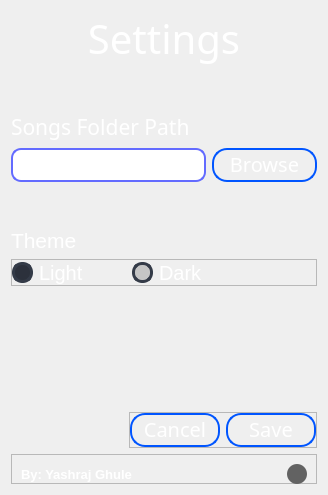
      <widget class="QWidget" name="settings_page">
       <layout class="QGridLayout" name="gridLayout_4">
        <item row="1" column="0" colspan="4">
         <spacer name="verticalSpacer_6">
          <property name="orientation">
           <enum>Qt::Vertical</enum>
          </property>
          <property name="sizeHint" stdset="0">
           <size>
            <width>20</width>
            <height>40</height>
           </size>
          </property>
         </spacer>
        </item>
        <item row="15" column="2" colspan="2">
         <widget class="QFrame" name="frame_2">
          <property name="frameShape">
           <enum>QFrame::StyledPanel</enum>
          </property>
          <property name="frameShadow">
           <enum>QFrame::Raised</enum>
          </property>
          <layout class="QHBoxLayout" name="horizontalLayout_4">
           <property name="leftMargin">
            <number>0</number>
           </property>
           <property name="topMargin">
            <number>0</number>
           </property>
           <property name="rightMargin">
            <number>0</number>
           </property>
           <property name="bottomMargin">
            <number>0</number>
           </property>
           <item>
            <widget class="QPushButton" name="cancel">
             <property name="minimumSize">
              <size>
               <width>90</width>
               <height>0</height>
              </size>
             </property>
             <property name="font">
              <font>
               <family>Segoe UI Semilight</family>
               <pointsize>15</pointsize>
              </font>
             </property>
             <property name="styleSheet">
              <string notr="true">QPushButton{
	border:2px solid rgb(0, 85, 255);
	border-radius:15px;	
	color: rgb(255, 255, 255);
	padding-bottom:2px;
}
QPushButton:hover{
	border:2px solid rgb(46, 164, 255)
}
QPushButton:pressed{
	border:2px solid rgb(162, 255, 185)
}</string>
             </property>
             <property name="text">
              <string>Cancel</string>
             </property>
            </widget>
           </item>
           <item>
            <widget class="QPushButton" name="save">
             <property name="minimumSize">
              <size>
               <width>90</width>
               <height>0</height>
              </size>
             </property>
             <property name="font">
              <font>
               <family>Segoe UI Semilight</family>
               <pointsize>15</pointsize>
              </font>
             </property>
             <property name="styleSheet">
              <string notr="true">QPushButton{
	border:2px solid rgb(0, 85, 255);
	border-radius:15px;	
	color: rgb(255, 255, 255);
	padding-bottom:2px;
}
QPushButton:hover{
	border:2px solid rgb(46, 164, 255)
}
QPushButton:pressed{
	border:2px solid rgb(162, 255, 185)
}</string>
             </property>
             <property name="text">
              <string>Save</string>
             </property>
            </widget>
           </item>
          </layout>
         </widget>
        </item>
        <item row="4" column="0" colspan="4">
         <spacer name="verticalSpacer_9">
          <property name="orientation">
           <enum>Qt::Vertical</enum>
          </property>
          <property name="sizeHint" stdset="0">
           <size>
            <width>20</width>
            <height>40</height>
           </size>
          </property>
         </spacer>
        </item>
        <item row="3" column="0" colspan="3">
         <widget class="QLineEdit" name="dir">
          <property name="font">
           <font>
            <family>Segoe UI Semilight</family>
            <pointsize>15</pointsize>
           </font>
          </property>
          <property name="styleSheet">
           <string notr="true">QLineEdit{
	color: rgb(255, 255, 255);
	border-radius:10px;
	border:2px solid rgb(99, 107, 255)
}
QLineEdit:hover{
	border:2px solid rgb(46, 164, 255)
}
QLineEdit:focus{
	border:2px solid rgb(162, 255, 185)
}</string>
          </property>
          <property name="text">
           <string>C:/Users/Admin</string>
          </property>
         </widget>
        </item>
        <item row="14" column="0" colspan="4">
         <spacer name="verticalSpacer_5">
          <property name="orientation">
           <enum>Qt::Vertical</enum>
          </property>
          <property name="sizeHint" stdset="0">
           <size>
            <width>20</width>
            <height>40</height>
           </size>
          </property>
         </spacer>
        </item>
        <item row="12" column="0" colspan="4">
         <spacer name="verticalSpacer_7">
          <property name="orientation">
           <enum>Qt::Vertical</enum>
          </property>
          <property name="sizeHint" stdset="0">
           <size>
            <width>20</width>
            <height>40</height>
           </size>
          </property>
         </spacer>
        </item>
        <item row="5" column="0" colspan="4">
         <widget class="QLabel" name="label_2">
          <property name="font">
           <font>
            <pointsize>16</pointsize>
           </font>
          </property>
          <property name="styleSheet">
           <string notr="true">color: rgb(255, 255, 255);</string>
          </property>
          <property name="text">
           <string>Theme</string>
          </property>
         </widget>
        </item>
        <item row="8" column="0" colspan="4">
         <spacer name="verticalSpacer_8">
          <property name="orientation">
           <enum>Qt::Vertical</enum>
          </property>
          <property name="sizeHint" stdset="0">
           <size>
            <width>20</width>
            <height>40</height>
           </size>
          </property>
         </spacer>
        </item>
        <item row="0" column="0" colspan="4">
         <widget class="QLabel" name="label_3">
          <property name="font">
           <font>
            <family>Nirmala UI Semilight</family>
            <pointsize>30</pointsize>
           </font>
          </property>
          <property name="styleSheet">
           <string notr="true">color: rgb(255, 255, 255);</string>
          </property>
          <property name="text">
           <string>Settings</string>
          </property>
          <property name="alignment">
           <set>Qt::AlignCenter</set>
          </property>
         </widget>
        </item>
        <item row="6" column="0" colspan="4">
         <widget class="QFrame" name="frame_4">
          <property name="frameShape">
           <enum>QFrame::StyledPanel</enum>
          </property>
          <property name="frameShadow">
           <enum>QFrame::Raised</enum>
          </property>
          <layout class="QHBoxLayout" name="horizontalLayout_6">
           <property name="spacing">
            <number>0</number>
           </property>
           <property name="leftMargin">
            <number>0</number>
           </property>
           <property name="topMargin">
            <number>0</number>
           </property>
           <property name="rightMargin">
            <number>0</number>
           </property>
           <property name="bottomMargin">
            <number>0</number>
           </property>
           <item>
            <widget class="QRadioButton" name="light">
             <property name="maximumSize">
              <size>
               <width>120</width>
               <height>16777215</height>
              </size>
             </property>
             <property name="font">
              <font>
               <pointsize>15</pointsize>
              </font>
             </property>
             <property name="styleSheet">
              <string notr="true">QRadioButton{
	color: rgb(255, 255, 255);
}
QRadioButton::indicator {
    border: 3px solid rgb(52, 59, 72);
	width: 15px;
	color: rgb(255, 255, 255);
	height: 15px;
	border-radius: 10px;
    background: rgb(44, 49, 60);
}
QRadioButton::indicator:hover {
    border: 3px solid rgb(58, 66, 81);
}
QRadioButton::indicator:checked {
    background: 3px solid rgb(197, 197, 197);
	border: 3px solid rgb(52, 59, 72);	
}
</string>
             </property>
             <property name="text">
              <string>Light</string>
             </property>
            </widget>
           </item>
           <item>
            <widget class="QRadioButton" name="dark">
             <property name="font">
              <font>
               <pointsize>15</pointsize>
              </font>
             </property>
             <property name="styleSheet">
              <string notr="true">QRadioButton{
	color: rgb(255, 255, 255);
}
QRadioButton::indicator {
    border: 3px solid rgb(52, 59, 72);
	width: 15px;
	color: rgb(255, 255, 255);
	height: 15px;
	border-radius: 10px;
    background: rgb(44, 49, 60);
}
QRadioButton::indicator:hover {
    border: 3px solid rgb(58, 66, 81);
}
QRadioButton::indicator:checked {
    background: 3px solid rgb(197, 197, 197);
	border: 3px solid rgb(52, 59, 72);	
}
</string>
             </property>
             <property name="text">
              <string>Dark</string>
             </property>
             <property name="checked">
              <bool>true</bool>
             </property>
            </widget>
           </item>
          </layout>
         </widget>
        </item>
        <item row="15" column="0" colspan="2">
         <spacer name="horizontalSpacer_2">
          <property name="orientation">
           <enum>Qt::Horizontal</enum>
          </property>
          <property name="sizeHint" stdset="0">
           <size>
            <width>40</width>
            <height>20</height>
           </size>
          </property>
         </spacer>
        </item>
        <item row="2" column="0" colspan="4">
         <widget class="QLabel" name="label_5">
          <property name="font">
           <font>
            <family>Segoe MDL2 Assets</family>
            <pointsize>16</pointsize>
           </font>
          </property>
          <property name="styleSheet">
           <string notr="true">color: rgb(255, 255, 255);</string>
          </property>
          <property name="text">
           <string>Songs Folder Path</string>
          </property>
         </widget>
        </item>
        <item row="3" column="3">
         <widget class="QPushButton" name="browse">
          <property name="font">
           <font>
            <family>Segoe UI Semilight</family>
            <pointsize>15</pointsize>
           </font>
          </property>
          <property name="styleSheet">
           <string notr="true">QPushButton{
	border:2px solid rgb(0, 85, 255);
	border-radius:15px;	
	color: rgb(255, 255, 255);
	padding-bottom:2px;
}
QPushButton:hover{
	border:2px solid rgb(46, 164, 255)
}
QPushButton:pressed{
	border:2px solid rgb(162, 255, 185)
}</string>
          </property>
          <property name="text">
           <string>   Browse   </string>
          </property>
          <property name="autoDefault">
           <bool>false</bool>
          </property>
          <property name="default">
           <bool>false</bool>
          </property>
          <property name="flat">
           <bool>false</bool>
          </property>
         </widget>
        </item>
        <item row="16" column="0" colspan="4">
         <widget class="QFrame" name="grip_3">
          <property name="enabled">
           <bool>true</bool>
          </property>
          <property name="maximumSize">
           <size>
            <width>16777215</width>
            <height>30</height>
           </size>
          </property>
          <property name="styleSheet">
           <string notr="true"/>
          </property>
          <property name="frameShape">
           <enum>QFrame::StyledPanel</enum>
          </property>
          <property name="frameShadow">
           <enum>QFrame::Raised</enum>
          </property>
          <layout class="QHBoxLayout" name="horizontalLayout_8">
           <item>
            <widget class="QLabel" name="label_7">
             <property name="minimumSize">
              <size>
               <width>0</width>
               <height>20</height>
              </size>
             </property>
             <property name="font">
              <font>
               <pointsize>10</pointsize>
               <weight>75</weight>
               <bold>true</bold>
              </font>
             </property>
             <property name="styleSheet">
              <string notr="true">color: rgb(255, 255, 255);</string>
             </property>
             <property name="text">
              <string>By: Yashraj Ghule</string>
             </property>
            </widget>
           </item>
           <item>
            <widget class="QFrame" name="size_grip_3">
             <property name="minimumSize">
              <size>
               <width>0</width>
               <height>20</height>
              </size>
             </property>
             <property name="maximumSize">
              <size>
               <width>20</width>
               <height>16777215</height>
              </size>
             </property>
             <property name="toolTip">
              <string>resize</string>
             </property>
             <property name="styleSheet">
              <string notr="true">QFrame{
	background-color: rgb(98, 98, 98);
	border-radius:10px;
}</string>
             </property>
             <property name="frameShape">
              <enum>QFrame::StyledPanel</enum>
             </property>
             <property name="frameShadow">
              <enum>QFrame::Raised</enum>
             </property>
            </widget>
           </item>
          </layout>
         </widget>
        </item>
       </layout>
      </widget>
